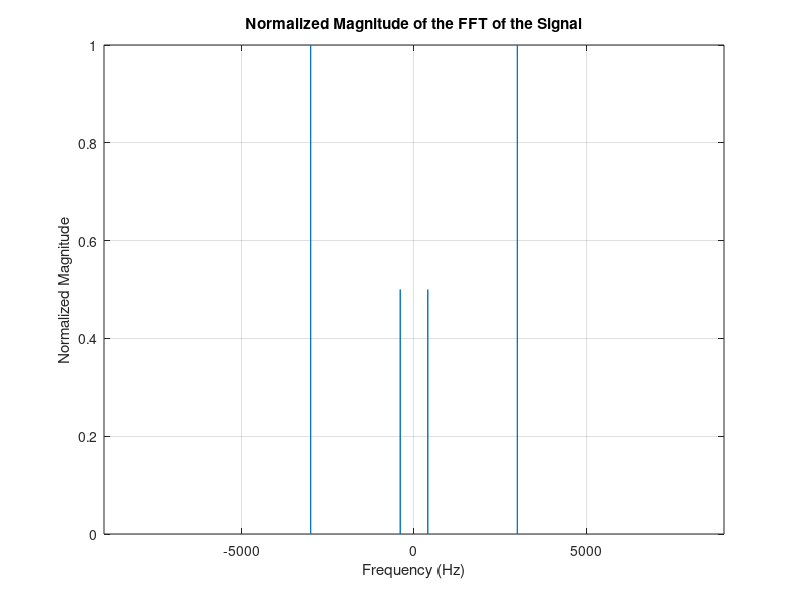

The MATLAB script that drew this image:
    % Load the .mat file
data = load('sig_x.mat');

% Extract the signal
x = data.x;

% Define the sample frequency
Fs = 18000; % Hz

% Perform FFT
N = length(x); % Length of the signal
X = fft(x); % Compute the FFT

% Shift the FFT and calculate the magnitude
X_shifted = fftshift(X);
magnitudeX = abs(X_shifted);

% Normalize the magnitude by dividing by the maximum value
magnitudeX = magnitudeX / max(magnitudeX);

% Calculate the frequency vector, shifted to center zero frequency
f = (-N/2:N/2-1) * (Fs / N);

% Plot the normalized magnitude of the FFT
figure;
plot(f, magnitudeX);
title('Normalized Magnitude of the FFT of the Signal');
xlabel('Frequency (Hz)');
ylabel('Normalized Magnitude');
grid on;

% Limit the x-axis to the Nyquist frequency
xlim([-Fs/2 Fs/2]);
